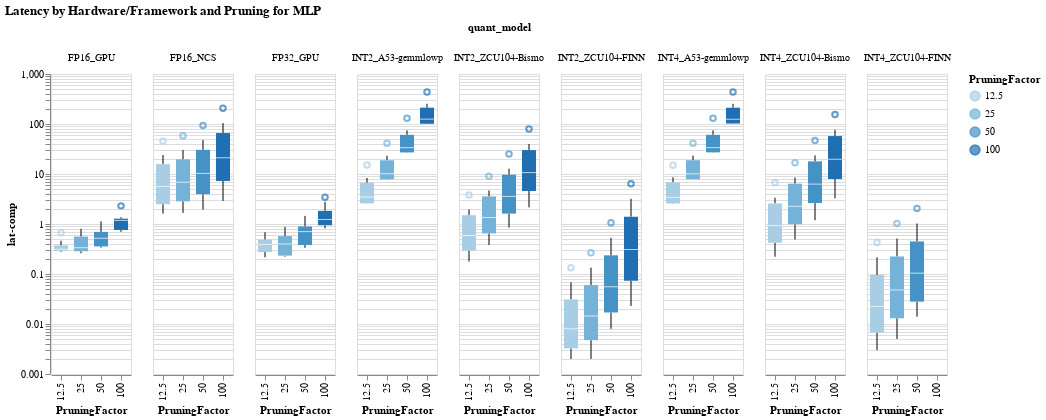

Here is the notebook cell this chart was saved with:
### Markdown cell above
### Boxplots

### Code cell
#hide_input
box1 = alt.Chart(mlp_df).mark_boxplot().encode(
    x='PruningFactor:O',
    y=alt.Y("lat-comp", scale=alt.Scale(type="log")),
    color='PruningFactor:O',
).facet(column="quant_model").properties(
    title="Latency by Hardware/Framework and Pruning for MLP"
).interactive()
box1

### Figure 1 — Vega-Lite specification as saved in the notebook (floating-point values rounded to 4 significant figures; data arrays with more than 128 entries replaced by an {"elided": "..."} marker saying what was removed)
{"config": {"view": {"continuousWidth": 400, "continuousHeight": 300}}, "data": {"name": "data-c42cae30512bf7b5e365242535eb07cf"}, "facet": {"column": {"type": "nominal", "field": "quant_model"}}, "spec": {"mark": "boxplot", "encoding": {"color": {"type": "ordinal", "field": "PruningFactor"}, "x": {"type": "ordinal", "field": "PruningFactor"}, "y": {"type": "quantitative", "field": "lat-comp", "scale": {"type": "log"}}}, "selection": {"selector008": {"type": "interval", "bind": "scales", "encodings": ["x", "y"]}}}, "title": "Latency by Hardware/Framework and Pruning for MLP", "$schema": "https://vega.github.io/schema/vega-lite/v4.0.2.json", "datasets": {"data-c42cae30512bf7b5e365242535eb07cf": {"elided": "278 records"}}}
